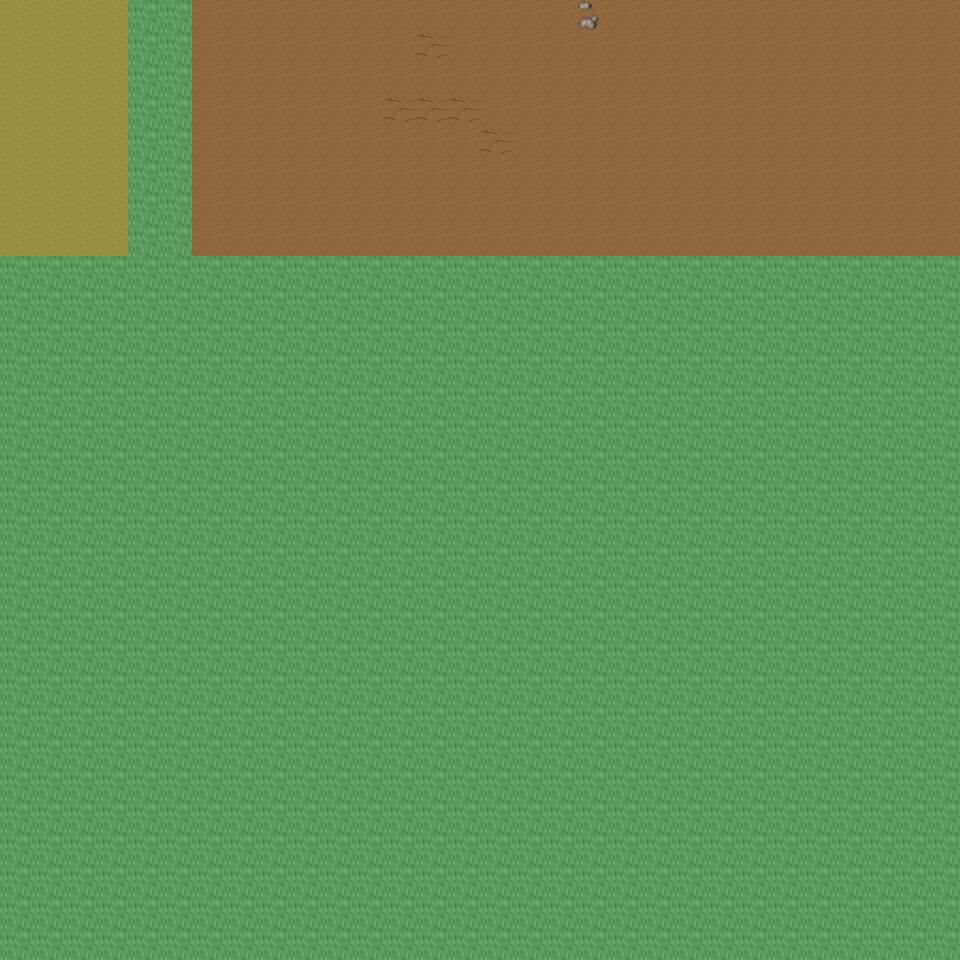

Tiled map render using the project's own tile images. Description and the map definition, with tile-layer contents summarised, below:
An orthogonal 30x30 tile map with 32x32 px tiles, 6 tile layers (Ground, Object, Object2, Above, ...), 17 tilesets and 3 objects (3x mapchange).

<map version="1.0" orientation="orthogonal" renderorder="right-down" width="30" height="30" tilewidth="32" tileheight="32" nextobjectid="4">
  <tileset firstgid="1" name="tileset_ground_ground" tilewidth="32" tileheight="32" tilecount="33" columns="3">
    <image source="../drawable/tileset_ground_ground.png" width="96" height="352" />
  </tileset>
  <tileset firstgid="34" name="tileset_ground_ridge_earth_dark" tilewidth="32" tileheight="32" tilecount="96" columns="12">
    <image source="../drawable/tileset_ground_ridge_earth_dark.png" width="384" height="256" />
  </tileset>
  <tileset firstgid="130" name="tileset_ground_earth_edges" tilewidth="32" tileheight="32" tilecount="18" columns="6">
    <image source="../drawable/tileset_ground_earth_edges.png" width="192" height="96" />
  </tileset>
  <tileset firstgid="148" name="tileset_ground_rock_pebbles" tilewidth="32" tileheight="32" tilecount="3" columns="1">
    <image source="../drawable/tileset_ground_rock_pebbles.png" width="32" height="96" />
  </tileset>
  <tileset firstgid="151" name="tileset_item_statue_grey_stone" tilewidth="32" tileheight="32" tilecount="4" columns="2">
    <image source="../drawable/tileset_item_statue_grey_stone.png" width="64" height="64" />
  </tileset>
  <tileset firstgid="155" name="tileset_ground_square_patch" tilewidth="32" tileheight="32" tilecount="9" columns="3">
    <image source="../drawable/tileset_ground_square_patch.png" width="96" height="96" />
  </tileset>
  <tileset firstgid="164" name="tileset_ground_eye" tilewidth="32" tileheight="32" tilecount="9" columns="3">
    <image source="../drawable/tileset_ground_eye.png" width="96" height="96" />
  </tileset>
  <tileset firstgid="173" name="tileset_item_corpse_huge_animal" tilewidth="32" tileheight="32" tilecount="16" columns="2">
    <image source="../drawable/tileset_item_corpse_huge_animal.png" width="64" height="256" />
  </tileset>
  <tileset firstgid="189" name="tileset_logic_collision" tilewidth="32" tileheight="32" tilecount="1" columns="1">
    <image source="../drawable/tileset_logic_collision.png" width="32" height="32" />
  </tileset>
  <tileset firstgid="190" name="tileset_plant_tree_spruce" tilewidth="32" tileheight="32" tilecount="6" columns="2">
    <image source="../drawable/tileset_plant_tree_spruce.png" width="64" height="96" />
  </tileset>
  <tileset firstgid="196" name="tileset_plant_tree_evergreen" tilewidth="32" tileheight="32" tilecount="36" columns="3">
    <image source="../drawable/tileset_plant_tree_evergreen.png" width="96" height="384" />
  </tileset>
  <tileset firstgid="232" name="tileset_plant_bush_bushes" tilewidth="32" tileheight="32" tilecount="10" columns="5">
    <image source="../drawable/tileset_plant_bush_bushes.png" width="160" height="64" />
  </tileset>
  <tileset firstgid="242" name="tileset_plant_bush_bush_mult_colored" tilewidth="32" tileheight="32" tilecount="6" columns="3">
    <image source="../drawable/tileset_plant_bush_bush_mult_colored.png" width="96" height="64" />
  </tileset>
  <tileset firstgid="248" name="tileset_plant_stump_small_stump" tilewidth="32" tileheight="32" tilecount="4" columns="2">
    <image source="../drawable/tileset_plant_stump_small_stump.png" width="64" height="64" />
  </tileset>
  <tileset firstgid="252" name="tileset_plant_bush_large_green" tilewidth="32" tileheight="32" tilecount="9" columns="3">
    <image source="../drawable/tileset_plant_bush_large_green.png" width="96" height="96" />
  </tileset>
  <tileset firstgid="261" name="tileset_plant_tree_tree_darkgreen" tilewidth="32" tileheight="32" tilecount="88" columns="8">
    <image source="../drawable/tileset_plant_tree_tree_darkgreen.png" width="256" height="352" />
  </tileset>
  <tileset firstgid="349" name="tileset_ground_dry_grass" tilewidth="32" tileheight="32" tilecount="54" columns="9">
    <image source="../drawable/tileset_ground_dry_grass.png" width="288" height="192" />
  </tileset>
  <layer name="Ground" width="30" height="30">
    <data>[900 cells, 240 non-empty, 2 distinct tile ids]</data>
  </layer>
  <layer name="Object" width="30" height="30">
    <data>[900 cells, 22 non-empty, 4 distinct tile ids]</data>
  </layer>
  <layer name="Object2" width="30" height="30">
    <data>[900 cells, 0 non-empty, 0 distinct tile ids]</data>
  </layer>
  <layer name="Above" width="30" height="30">
    <data>[900 cells, 0 non-empty, 0 distinct tile ids]</data>
  </layer>
  <layer name="Above2" width="30" height="30">
    <data>[900 cells, 0 non-empty, 0 distinct tile ids]</data>
  </layer>
  <layer name="Walkable" width="30" height="30">
    <data>[900 cells, 676 non-empty, 1 distinct tile ids]</data>
  </layer>
  <objectgroup name="MapEvents">
    <object id="1" name="north" type="mapchange" x="0" y="0" width="128" height="32">
      <properties>
        <property name="map" value="0_deniran_forest_n2_w_x0_y3" />
        <property name="place" value="south" />
      </properties>
    </object>
    <object id="2" name="north2" type="mapchange" x="192" y="0" width="768" height="32">
      <properties>
        <property name="map" value="0_deniran_forest_n2_w_x0_y3" />
        <property name="place" value="south2" />
      </properties>
    </object>
    <object id="3" name="east" type="mapchange" x="928" y="0" width="32" height="256">
      <properties>
        <property name="map" value="0_ados_mountain_n2_w2_x0_y4" />
        <property name="place" value="west" />
      </properties>
    </object>
  </objectgroup>
</map>
